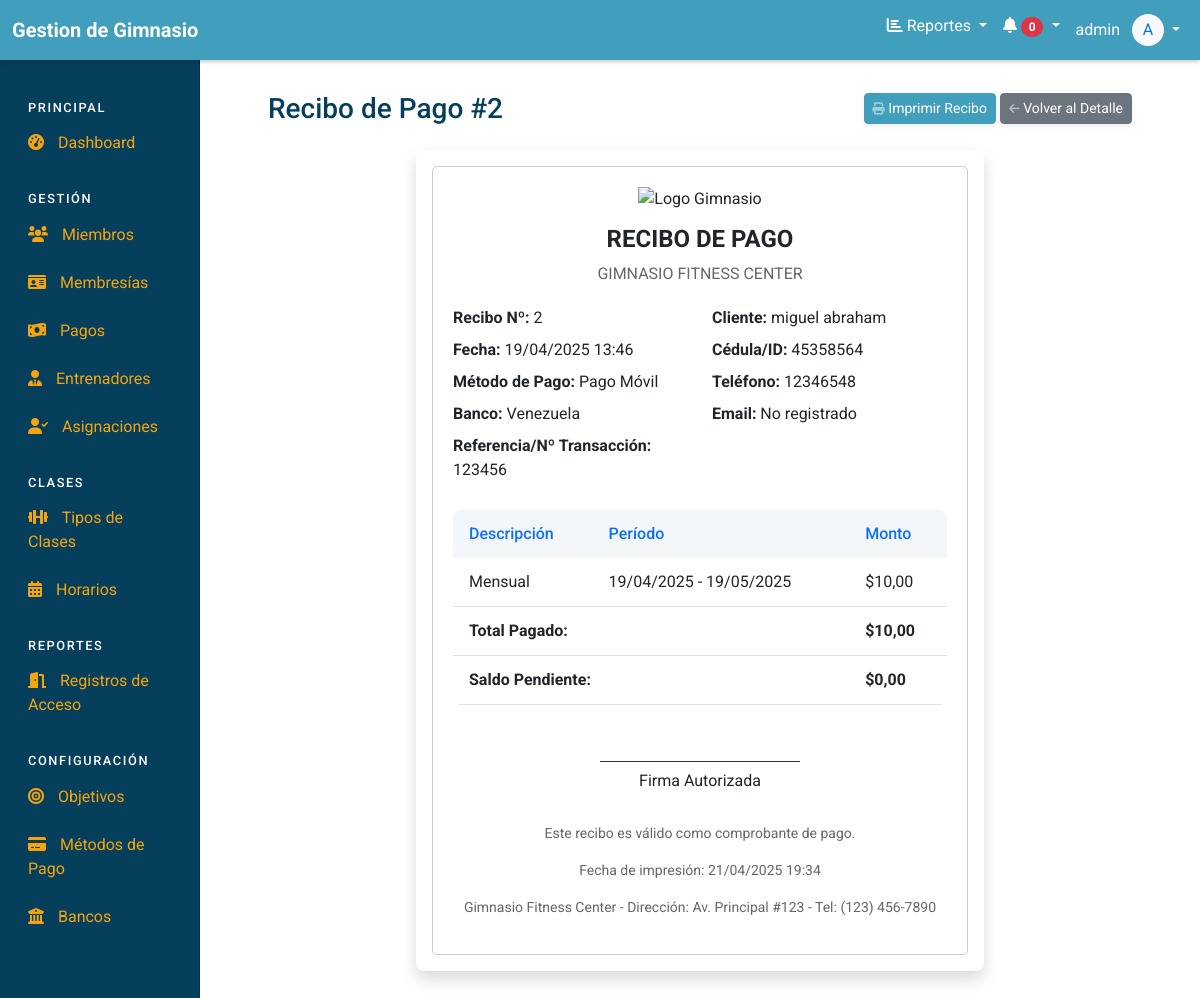
The page /pagos/2/recibo/ (signed in) on the database as committed earlier.
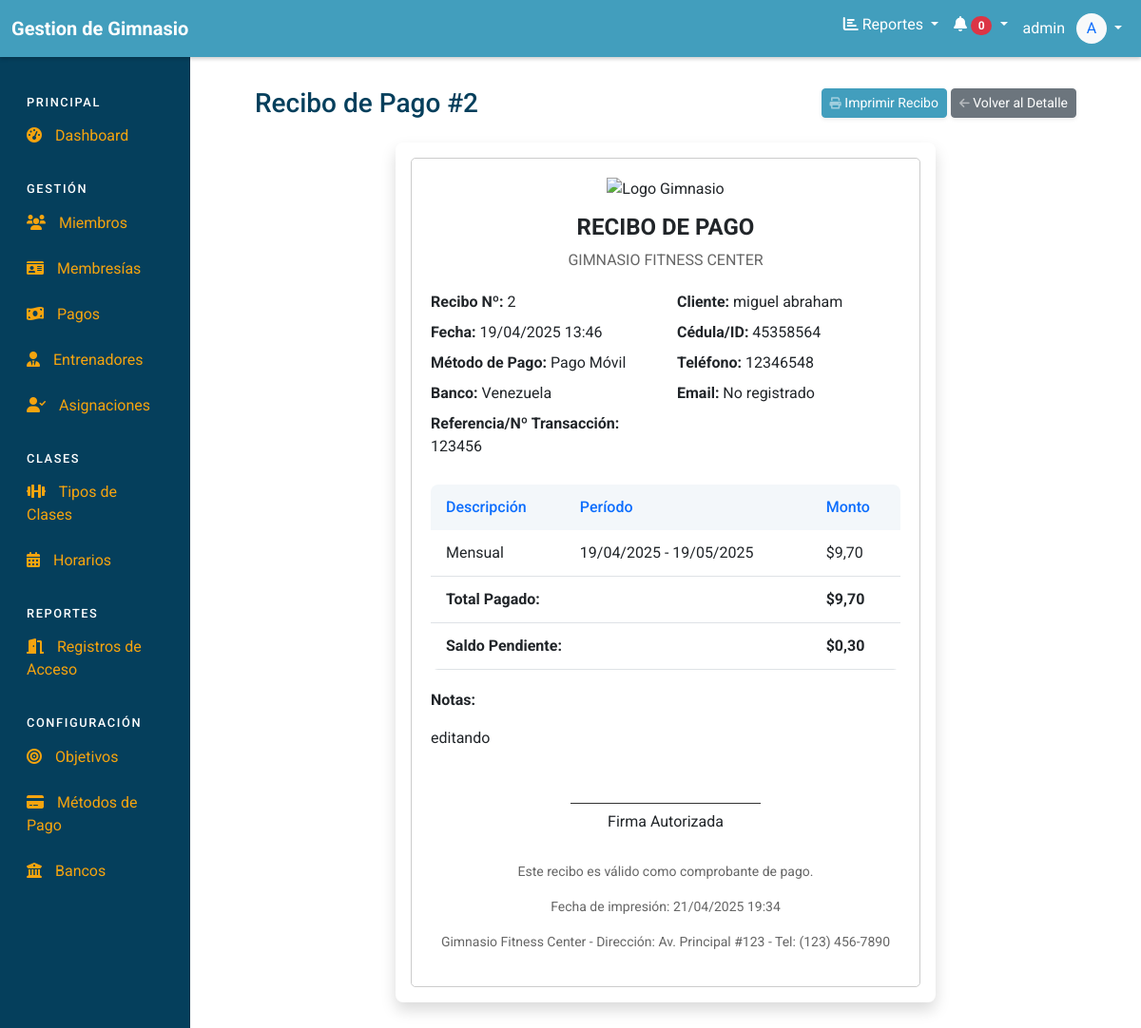
The same page on the database as committed later.
### app_gimnasio/models.py (models this page shows, shortened)
class Pago(models.Model):
    membresia = models.ForeignKey(Membresia, on_delete=models.CASCADE, verbose_name="Membresía Asociada")
    miembro = models.ForeignKey(Miembro, on_delete=models.CASCADE, verbose_name="Miembro que Paga")
    fecha_pago = models.DateTimeField(auto_now_add=True, verbose_name="Fecha y Hora del Pago")
    monto = models.DecimalField(max_digits=10, decimal_places=2, verbose_name="Monto Pagado")
    metodo_pago = models.ForeignKey(MetodoPago, on_delete=models.PROTECT, verbose_name="Método de Pago")
    banco = models.ForeignKey(Banco, on_delete=models.SET_NULL, blank=True, null=True, verbose_name="Banco (Opcional)")
    referencia_pago = models.CharField(max_length=100, blank=True, null=True, verbose_name="Referencia/Nº Transacción")
    registrado_por = models.ForeignKey(User, on_delete=models.SET_NULL, null=True, blank=True, verbose_name="Registrado por Admin")
    notas = models.TextField(blank=True, null=True, verbose_name="Notas del Pago")
    class Meta:
        verbose_name = "Pago"
        verbose_name_plural = "Pagos"

class MetodoPago(models.Model):
    nombre = models.CharField(max_length=100, unique=True, verbose_name="Método de Pago")
    descripcion = models.TextField(blank=True, null=True, verbose_name="Descripción")
    requiere_banco = models.BooleanField(default=False, verbose_name="¿Requiere Banco?")
    activo = models.BooleanField(default=True, verbose_name="¿Está Activo?")
    class Meta:
        verbose_name = "Método de Pago"
        verbose_name_plural = "Métodos de Pago"

class Banco(models.Model):
    nombre = models.CharField(max_length=150, unique=True, verbose_name="Nombre del Banco")
    codigo_swift = models.CharField(max_length=11, blank=True, null=True, unique=True, verbose_name="Código SWIFT/BIC")
    activo = models.BooleanField(default=True, verbose_name="¿Está Activo?")
    class Meta:
        verbose_name = "Banco"
        verbose_name_plural = "Bancos"

class Miembro(models.Model):
    cedula = models.CharField(max_length=20, unique=True, verbose_name="Cédula")
    nombre = models.CharField(max_length=100, verbose_name="Nombre(s)")
    apellido = models.CharField(max_length=100, verbose_name="Apellido(s)")
    fecha_nacimiento = models.DateField(blank=True, null=True, verbose_name="Fecha de Nacimiento")
    telefono = models.CharField(max_length=20, blank=True, null=True, verbose_name="Teléfono")
    correo_electronico = models.EmailField(blank=True, null=True, verbose_name="Correo Electrónico")
    direccion = models.TextField(blank=True, null=True, verbose_name="Dirección")
    fecha_registro = models.DateField(auto_now_add=True, verbose_name="Fecha de Registro")
    id_huella = models.CharField(max_length=100, unique=True, blank=True, null=True, verbose_name="ID Huella Dactilar")
    foto = models.ImageField(upload_to='fotos_miembros/', blank=True, null=True, verbose_name="Foto")
    condicion_medica = models.TextField(blank=True, null=True, verbose_name="Condiciones Médicas")
    contacto_emergencia_nombre = models.CharField(max_length=200, blank=True, null=True, verbose_name="Nombre Contacto Emergencia")
    contacto_emergencia_parentesco = models.CharField(max_length=50, blank=True, null=True, verbose_name="Parentesco Contacto Emergencia")
    contacto_emergencia_telefono = models.CharField(max_length=20, blank=True, null=True, verbose_name="Teléfono Contacto Emergencia")
    notas = models.TextField(blank=True, null=True, verbose_name="Notas Adicionales")
    objetivos = models.ManyToManyField(Objetivo, blank=True, verbose_name="Objetivos")
    class Meta:
        verbose_name = "Miembro"
        verbose_name_plural = "Miembros"

class Membresia(models.Model):
    ESTADO_PAGO_CHOICES = [
        ('Pendiente', 'Pendiente'),
        ('Parcial', 'Pagado Parcialmente'),
        ('Pagado', 'Pagado Totalmente'),
    ]
    miembro = models.ForeignKey(Miembro, on_delete=models.CASCADE, verbose_name="Miembro")
    tipo_membresia = models.ForeignKey(TipoMembresia, on_delete=models.PROTECT, verbose_name="Tipo de Membresía")
    fecha_inicio = models.DateField(verbose_name="Fecha de Inicio")
    fecha_vencimiento = models.DateField(verbose_name="Fecha de Vencimiento")
    precio_pagado = models.DecimalField(max_digits=10, decimal_places=2, verbose_name="Precio Acordado/Pagado")
    fecha_compra = models.DateTimeField(auto_now_add=True, verbose_name="Fecha de Compra/Registro")
    activa = models.BooleanField(default=True, verbose_name="¿Membresía Activa?")
    renovada = models.BooleanField(default=False, verbose_name="¿Renovada?")
    estado_pago = models.CharField(max_length=10, choices=ESTADO_PAGO_CHOICES, default='Pendiente', verbose_name="Estado del Pago")
    notas = models.TextField(blank=True, null=True, verbose_name="Notas Adicionales")
    class Meta:
        verbose_name = "Membresía"
        verbose_name_plural = "Membresías"

class TipoMembresia(models.Model):
    nombre = models.CharField(max_length=150, unique=True, verbose_name="Nombre del Plan")
    descripcion = models.TextField(blank=True, null=True, verbose_name="Descripción")
    duracion_dias = models.PositiveIntegerField(verbose_name="Duración Estándar (días)")
    precio_estandar = models.DecimalField(max_digits=10, decimal_places=2, verbose_name="Precio Estándar")
    permite_acceso_clases = models.BooleanField(default=True, verbose_name="¿Permite Acceso a Clases?")
    activo = models.BooleanField(default=True, verbose_name="¿Plan Activo?")
    class Meta:
        verbose_name = "Tipo de Membresía"
        verbose_name_plural = "Tipos de Membresía"

### app_gimnasio/views_pago.py (the view)
# urls.py: path('pagos/<int:pk>/recibo/', generar_recibo, name='generar_recibo'),
@login_required
def generar_recibo(request, pk):
    pago = get_object_or_404(Pago, pk=pk)
    pagos_membresia = Pago.objects.filter(membresia=pago.membresia).order_by('-fecha_pago')
    total_pagado = pagos_membresia.aggregate(total=Sum('monto'))['total'] or 0
    saldo_pendiente = pago.membresia.precio_pagado - total_pagado
    if pago.membresia.precio_pagado == 0:
        progreso_pago = 100
    else:
        progreso_pago = min(100, (total_pagado / pago.membresia.precio_pagado) * 100)
    context = {
        'pago': pago,
        'total_pagado': total_pagado,
        'saldo_pendiente': saldo_pendiente,
        'progreso_pago': progreso_pago,
        'fecha_impresion': timezone.now()
    }
    return render(request, 'app_gimnasio/pago_recibo.html', context)

### app_gimnasio/templates/app_gimnasio/pago_recibo.html (shortened to what the changed rows need)
{% extends 'app_gimnasio/base.html' %}
{% load static %}
{% block content %}
<div class="container-fluid">
    <div class="d-sm-flex align-items-center justify-content-between mb-4 no-print">
        <h1 class="h3 mb-0 text-gray-800">Recibo de Pago #{{ pago.id }}</h1>
        <div>
            <button onclick="window.print();" class="d-none d-sm-inline-block btn btn-sm btn-primary shadow-sm">
            </button>
            <a href="{% url 'app_gimnasio:pago_detail' pago.id %}" class="d-none d-sm-inline-block btn btn-sm btn-secondary shadow-sm ml-2">
            </a>
        </div>
    </div>
    <div class="row">
        <div class="col-lg-8 mx-auto">
            <div class="card shadow mb-4">
                <div class="card-body">
                    <div id="recibo-imprimible">
                        <div class="recibo-border">
                            <div class="recibo-info">
                                <div class="row">
                                    <div class="col-md-6">
                                        <div class="recibo-info-row"><strong>Recibo Nº:</strong> {{ pago.id }}</div>
                                        <div class="recibo-info-row"><strong>Fecha:</strong> {{ pago.fecha_pago|date:"d/m/Y H:i" }}</div>
                                        <div class="recibo-info-row"><strong>Método de Pago:</strong> {{ pago.metodo_pago.nombre }}</div>
                                        {% if pago.banco %}
                                        <div class="recibo-info-row"><strong>Banco:</strong> {{ pago.banco.nombre }}</div>
                                        {% endif %}
                                        {% if pago.referencia_pago %}
                                        <div class="recibo-info-row"><strong>Referencia/Nº Transacción:</strong> {{ pago.referencia_pago }}</div>
                                        {% endif %}
                                    </div>
                                    <div class="col-md-6">
                                        <div class="recibo-info-row"><strong>Cliente:</strong> {{ pago.miembro.nombre }} {{ pago.miembro.apellido }}</div>
                                        <div class="recibo-info-row"><strong>Cédula/ID:</strong> {{ pago.miembro.cedula }}</div>
                                        <div class="recibo-info-row"><strong>Teléfono:</strong> {{ pago.miembro.telefono|default:"No registrado" }}</div>
                                        <div class="recibo-info-row"><strong>Email:</strong> {{ pago.miembro.email|default:"No registrado" }}</div>
                                    </div>
                                </div>
                            </div>
                            <table class="table recibo-table">
                                <thead>
                                    <tr>
                                        <th>Descripción</th>
                                        <th>Período</th>
                                        <th class="text-right">Monto</th>
                                    </tr>
                                </thead>
                                <tbody>
                                    <tr>
                                        <td>{{ pago.membresia.tipo_membresia.nombre }}</td>
                                        <td>{{ pago.membresia.fecha_inicio|date:"d/m/Y" }} - {{ pago.membresia.fecha_vencimiento|date:"d/m/Y" }}</td>
                                        <td class="text-right">${{ pago.monto|floatformat:2 }}</td>
                                    </tr>
                                </tbody>
                                <tfoot>
                                    <tr>
                                        <td class="text-right"><strong>${{ pago.monto|floatformat:2 }}</strong></td>
                                    </tr>
                                    <tr>
                                        <td class="text-right"><strong>${{ saldo_pendiente|floatformat:2 }}</strong></td>
                                    </tr>
                                </tfoot>
                            </table>
                            {% if pago.notas %}
                            <div class="recibo-info">
                                <strong>Notas:</strong>
                                <p>{{ pago.notas|linebreaks }}</p>
                            </div>
                            {% endif %}
                        </div>
                    </div>
                </div>
            </div>
        </div>
    </div>
</div>
{% endblock %}

Rows that differ between the two databases and show on the page:
changed Pago "No registrado": monto "10,00" → "9,70"; notas (not shown) → "editando"
Other text that changed with them:
{{ saldo_pendiente|floatformat:2 }}: "0,00" → "0,30"
text now shown: "Notas:"
